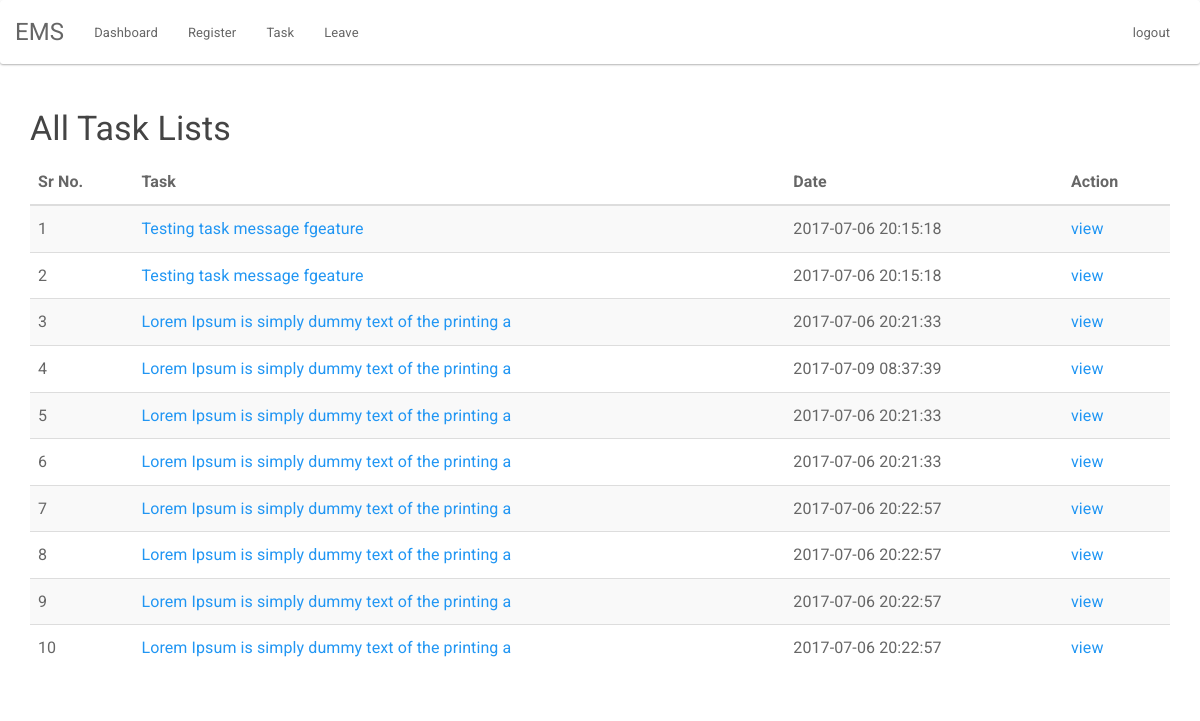
The page /admin/all-task.php (signed in) on the database its author committed.
### tables this page shows
CREATE TABLE `task` (
  `t_id` int(255) NOT NULL,
  `task` text NOT NULL,
  `user_id` int(255) NOT NULL,
  `assigned_by` int(255) NOT NULL,
  `date_time` timestamp NOT NULL DEFAULT CURRENT_TIMESTAMP ON UPDATE CURRENT_TIMESTAMP
);

### admin/all-task.php (the view, shortened to what this page needs)
<?php include "../auth/auth.php";?>
<html>
<head>
<link rel="stylesheet" href="../css/style.css">
</head>
<body>
<?php include "header.php";?>
<div class="container">
<h3>All Task Lists</h3>
<table class="table table-striped table-hover ">
  <thead>
    <tr>
      <th>Sr No.</th>
      <th>Task</th>
	        <th>Date</th>
	   <th>Action</th>
    </tr>
  </thead>
  <tbody>
  <?php
  $i=1;
  $query="Select * from task";
	$res=mysqli_query($conn, $query);
	$count=mysqli_num_rows($res);
	if($count>0)
	{
	while($row=mysqli_fetch_array($res))
	{
  ?>
    <tr>
      <td><?php echo $i; ?></td>
      <td><a href="view-message.php?id=<?php echo $row['t_id'];?>"><?php echo substr($row['task'],0,50);?></a></td>
      <td><?php echo $row['date_time'];?></td>
	  <td><a href="view-message.php?id=<?php echo $row['t_id'];?>">view</a> </td>
    </tr>
	<?php $i++;}}else{
		 echo "No record Found!";
	} ?>
  </tbody>
</table>
</div>
</body>
</html>

### rows shown on the page
task: task "Testing task message fgeature", date_time "2017-07-06 20:15:18"
task: task "Testing task message fgeature", date_time "2017-07-06 20:15:18"
task: task "Lorem Ipsum is simply dummy text of the printing a", date_time "2017-07-06 20:21:33"
task: task "Lorem Ipsum is simply dummy text of the printing a", date_time "2017-07-09 08:37:39"
task: task "Lorem Ipsum is simply dummy text of the printing a", date_time "2017-07-06 20:21:33"
task: task "Lorem Ipsum is simply dummy text of the printing a", date_time "2017-07-06 20:21:33"
task: task "Lorem Ipsum is simply dummy text of the printing a", date_time "2017-07-06 20:22:57"
task: task "Lorem Ipsum is simply dummy text of the printing a", date_time "2017-07-06 20:22:57"
task: task "Lorem Ipsum is simply dummy text of the printing a", date_time "2017-07-06 20:22:57"
task: task "Lorem Ipsum is simply dummy text of the printing a", date_time "2017-07-06 20:22:57"
